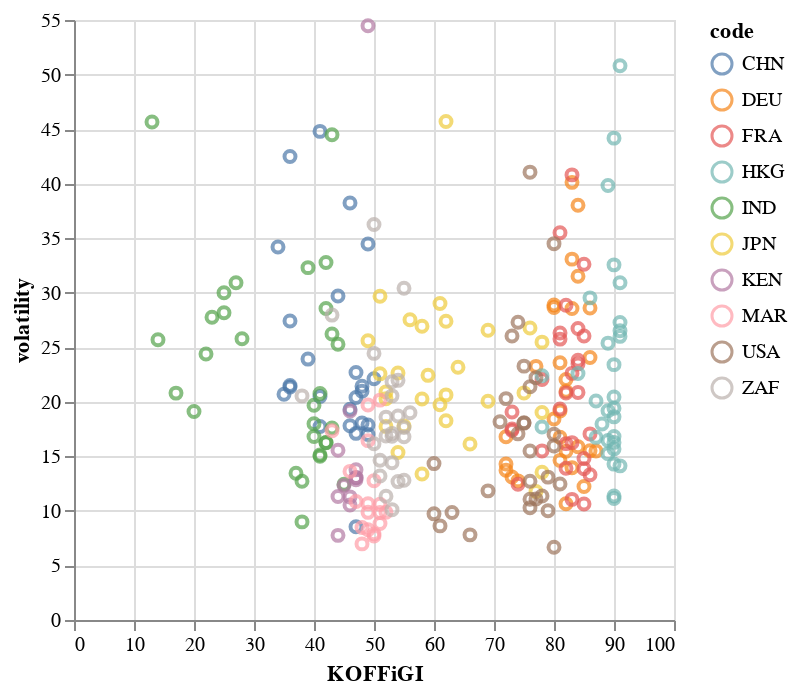

Notebook code cell kept with this figure:
### Code cell
alt.Chart(kof_df).mark_point().encode(
    x='KOFFiGI',
    y='volatility:Q',
    color='code:N',
    tooltip=['country']
).properties(
    title='KOF Financial Globalisation Index vs. Volatility'
)

### Figure 1 — Vega-Lite specification as saved in the notebook (floating-point values rounded to 4 significant figures; data arrays with more than 128 entries replaced by an {"elided": "..."} marker saying what was removed)
{"config": {"view": {"continuousWidth": 300, "continuousHeight": 300}}, "data": {"name": "data-a163c8049c7bb63de56c0e1bff77c936"}, "mark": {"type": "point"}, "encoding": {"color": {"field": "code", "type": "nominal"}, "tooltip": [{"field": "country", "type": "nominal"}], "x": {"field": "KOFFiGI", "type": "quantitative"}, "y": {"field": "volatility", "type": "quantitative"}}, "$schema": "https://vega.github.io/schema/vega-lite/v5.8.0.json", "datasets": {"data-a163c8049c7bb63de56c0e1bff77c936": {"elided": "256 records"}}}
